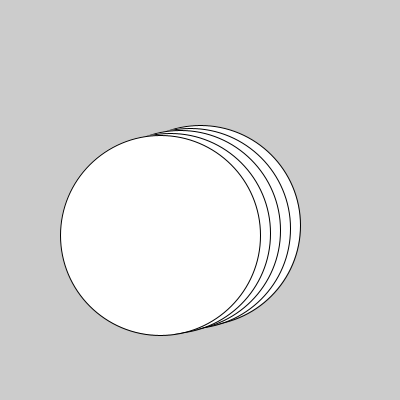
Frame 1 (no input)
Frame 60 (the mouse pressed at the canvas centre just before this capture): identical to frame 1, image omitted
Frame 120 (the mouse held since frame 60 and released just before this capture): identical to frame 1, image omitted

The Processing sketch that drew this single still picture (run headless with seeded random() and noise(); from frame 60 on, the mouse is pressed at the canvas centre):

// Processing sketch: opdracht_9_6_5_cirkels_zelfde_beginpunt
// ── opdracht_9_6_5_cirkels_zelfde_beginpunt.pde
void setup(){
  size(400,400);
  cirkels(300,100,300,200,200);
}

void draw(){
  
}

void cirkels(int a, int b, int c,int d,int e){
  for(int i = 0; i < 5; i++){
  ellipse(a - b,c - a/4 ,d,e);
  a-=10;
}
}
